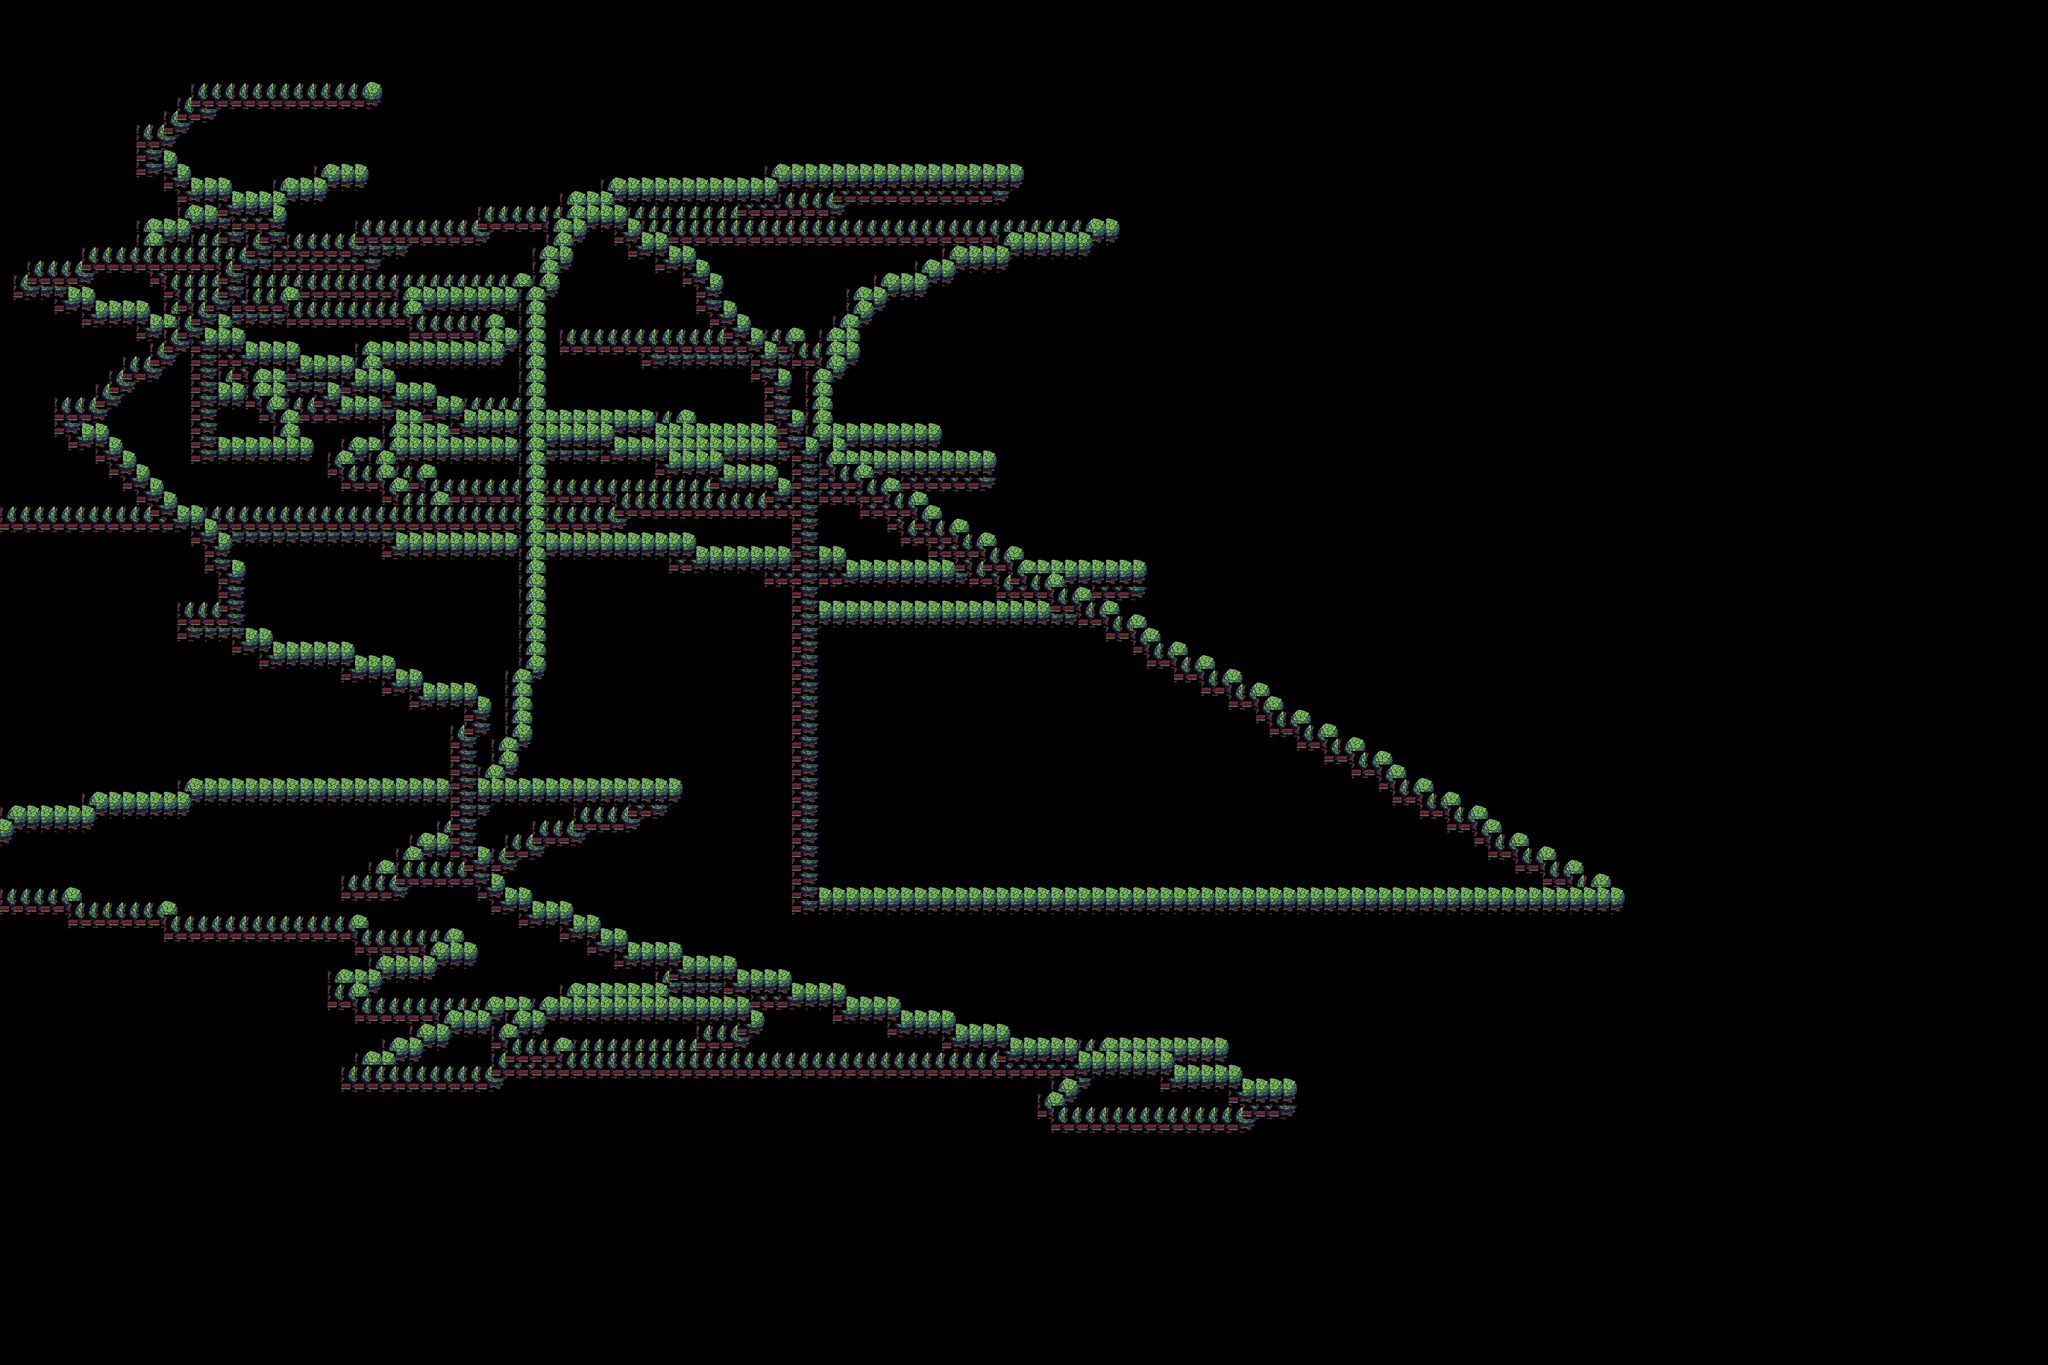

Rendered tile map (Tiled .tmx) drawn with the repository's tilesets; below, a short description and the map source with its tile grids summarised:
An orthogonal 150x100 tile map with 32x32 px tiles, 1 tile layer (Слой тайлов 1), 3 tilesets.

<map version="1.5" tiledversion="1.7.2" orientation="orthogonal" renderorder="right-down" width="150" height="100" tilewidth="32" tileheight="32" infinite="0" nextlayerid="4" nextobjectid="1">
 <editorsettings>
  <export target="../mongolia/mongolia..csv" format="csv" />
 </editorsettings>
 <tileset firstgid="1" source="../tilesets/buch-outdoor.tsx" />
 <tileset firstgid="56" source="tmw_desert_spacing.tsx" />
 <tileset firstgid="104" source="tmw_desert_spacing.tsx" />
 <layer id="1" name="Слой тайлов 1" width="150" height="100">
  <data>[15000 cells, 2503 non-empty, 4 distinct tile ids]</data>
 </layer>
</map>
